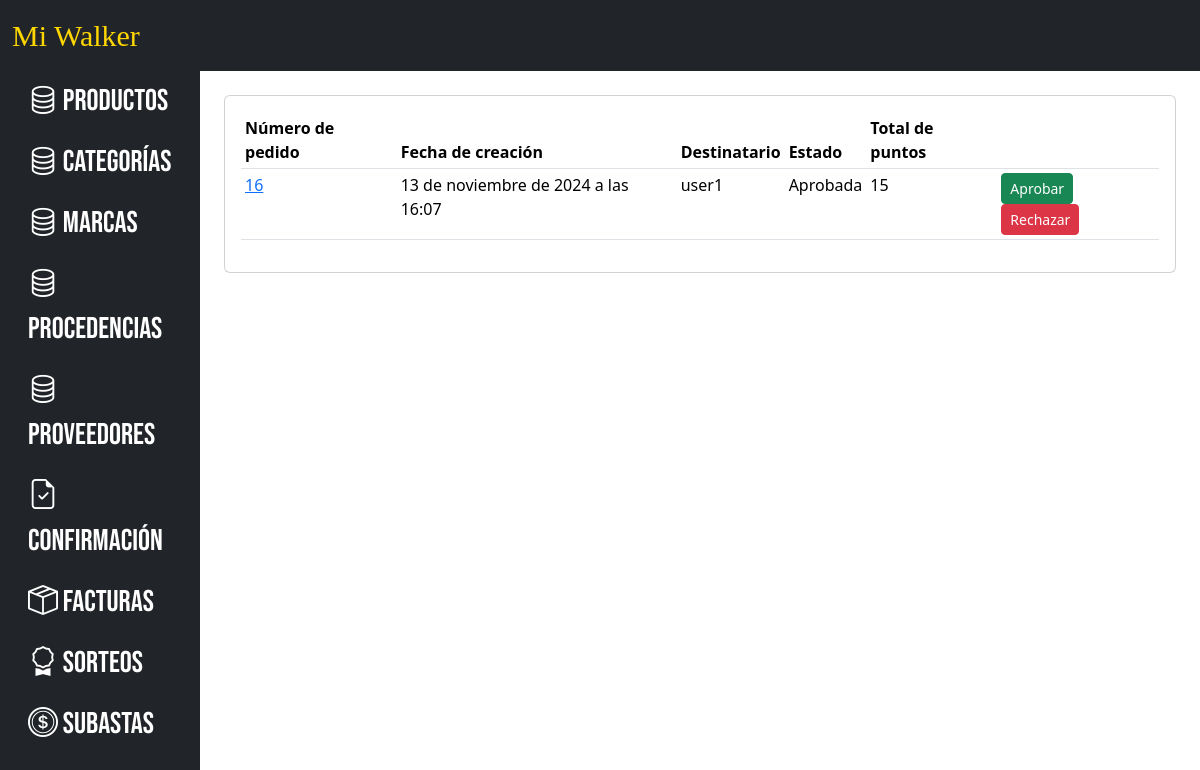
/orden_pedido/ordenes/ (signed in), run on the app's committed database.
### orden_pedido/models.py (models this page shows, shortened)
class OrdenPedido(models.Model):
    empleado = models.ForeignKey(User, on_delete=models.CASCADE, related_name="ordenes_pedido")
    razon_social = models.ForeignKey(Empleado, on_delete=models.CASCADE, related_name="razon_social")
    estado = models.CharField(max_length=20, default='Pendiente')  # 'pendiente', 'aprobada', 'rechazada'
    fecha_creacion = models.DateTimeField(auto_now_add=True)
    total_puntos = models.IntegerField()

### orden_pedido/views.py (the view)
# urls.py: path('ordenes/', views.lista_ordenes_pedido, name='ordenes'),
@staff_member_required
def lista_ordenes_pedido(request):
    ordenes = OrdenPedido.objects.all().order_by("-fecha_creacion")
    return render(request, "components/lista_ordenes_pedido.html", {"ordenes": ordenes})

### templates/components/lista_ordenes_pedido.html
{% extends 'layouts/base_admin.html' %}
{% block content %}
<div class="card">
    <div class="card-body">
        <table class="table table-sm">
            <thead>
                <th>Número de pedido</th>
                <th>Fecha de creación</th>
                <th>Destinatario</th>
                <th>Estado</th>
                <th>Total de puntos</th>
                <th></th>
            </thead>
            <tbody>
                {% for orden in ordenes %}
                <tr>
                    <td>
                        <a href="{% url 'detalle_orden_pedido' orden.id %}">{{ orden.id }}</a>
                    </td>
                    <td>{{ orden.fecha_creacion }}</td>
                    <td>{{ orden.empleado }}</td>
                    <td>{{ orden.estado }}</td>
                    <td>{{ orden.total_puntos }}</td>
                    <td>
                        <a href="{% url 'aprobar_canje' orden.id %}" class="btn btn-success btn-sm">Aprobar</a>
                        <a href="{% url 'rechazar_canje' orden.id %}" class="btn btn-danger btn-sm">Rechazar</a>
                    </td>
                </tr>
                {% endfor %}
            </tbody>
        </table>
    </div>
</div>
{% endblock %}

### data on the page
OrdenPedido: id "16", fecha_creacion "13 de noviembre de 2024 a las 16:07", empleado "user1", estado "Aprobada", total_puntos "15"
